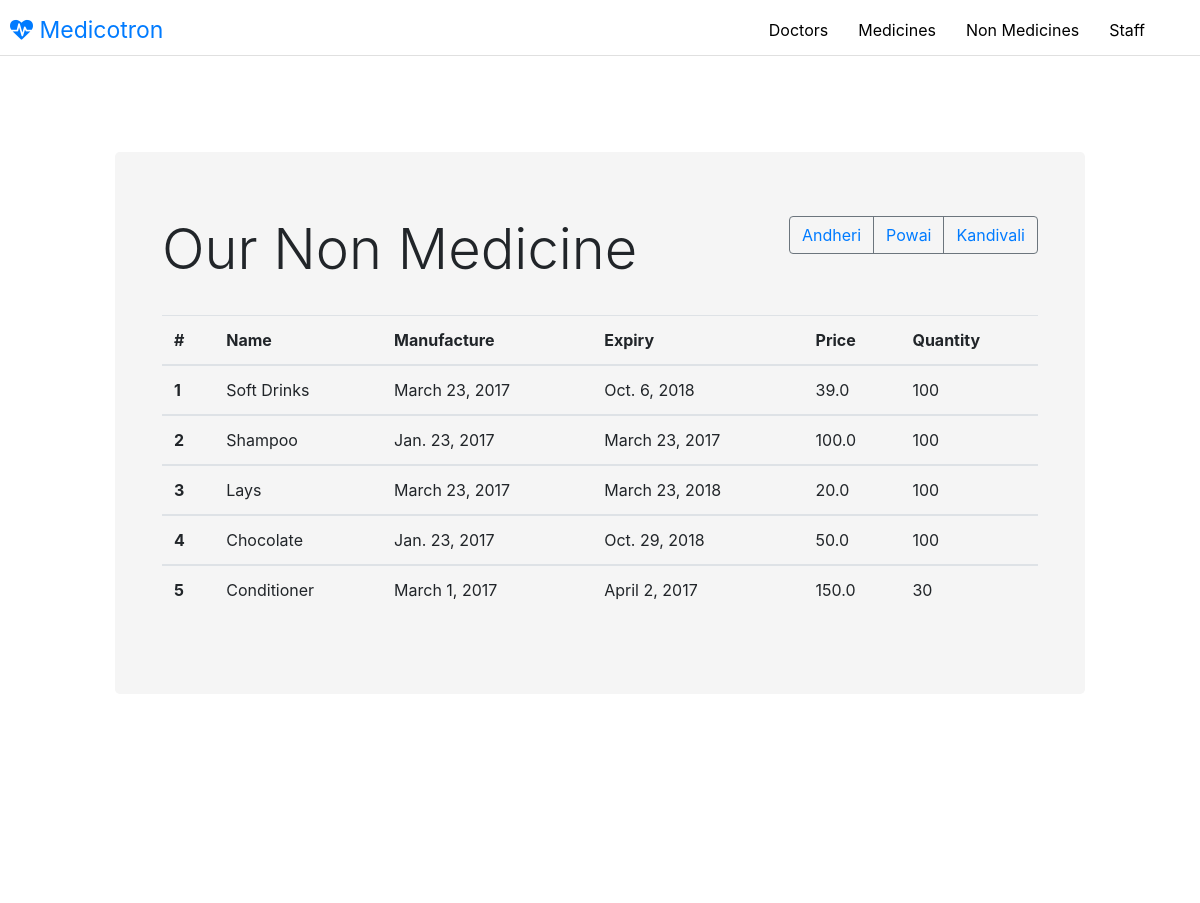
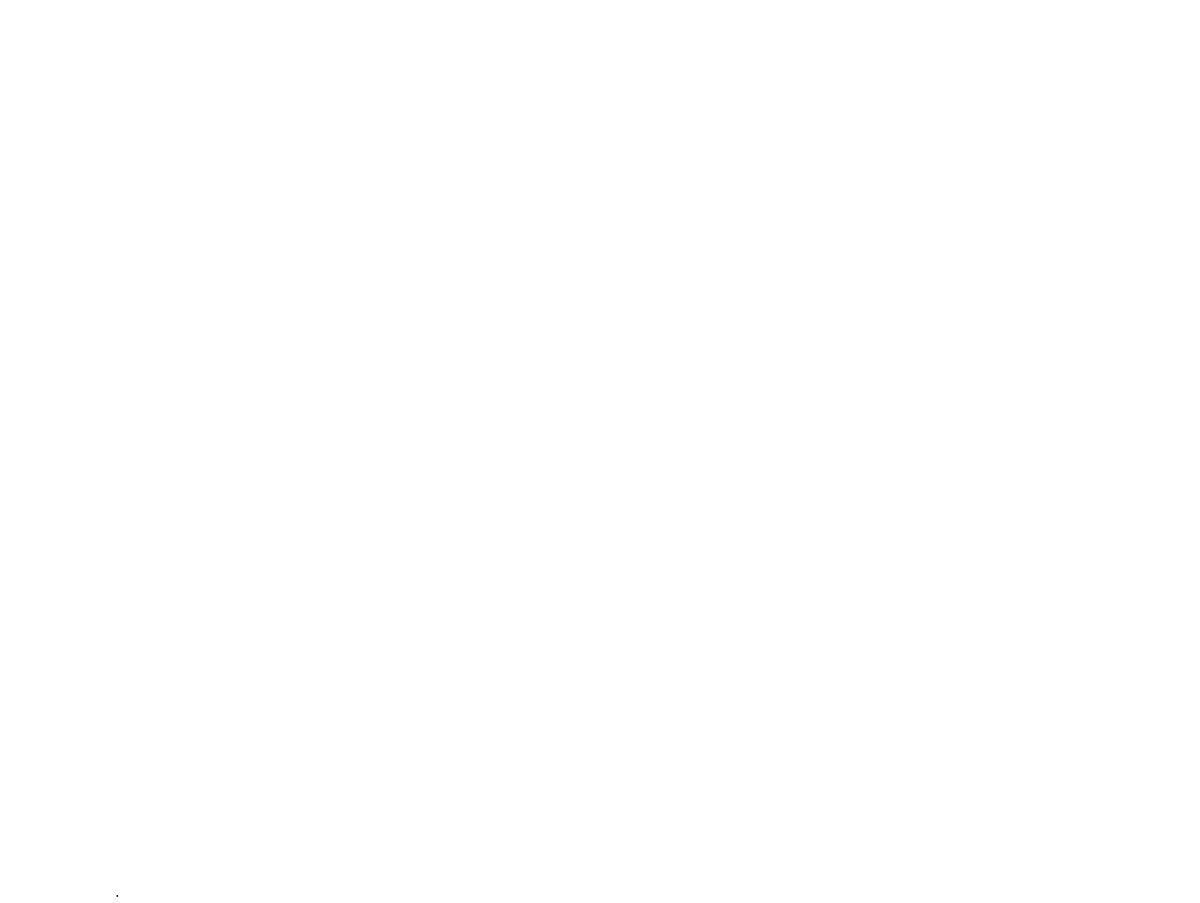
The page /nonmedicine/ on the database its author committed (2 pictures, top to bottom).
### pharma/models.py (models this page shows, shortened)
class Nonmedicine(models.Model):
    name = models.CharField(max_length=1000)
    exp_date = models.DateField()
    manu_date = models.DateField()
    price = models.FloatField()
    quantity = models.IntegerField()

### pharma/views.py (the view)
# urls.py: url(r'^nonmedicine/$', views.nonmedicine, name='nonmedicine'),
def nonmedicine(request):
    nonmedicines = Nonmedicine.objects.all()
    context = {'nonmedicines': nonmedicines, 'site': 'Our'}
    return render(request, 'pharma/nonmedicine.html', context)

### pharma/templates/pharma/nonmedicine.html (shortened to what this page needs)
{% extends 'pharma/base_template.html' %}
{%  block body %}
<div class="container-fluid">
<div class="row">
<div class="col-md-10 offset-md-1">
<div class="jumbotron-fluid">
<div class="jumbotron" style="background-color:#F5F5F5">
  <div class="container">
  <div class="btn-group" style="float:right;" role="group" aria-label="Basic example">
    <button type="button" style="color:black;"class="btn btn-outline-secondary"><a href="{% url 'pharma:nonmedicine' %}">Andheri</a></button>
    <button type="button" style="color:black;"class="btn btn-outline-secondary"><a href="{% url 'pharma:dispnonmeds' 'Powai' %}">Powai</a></button>
    <button type="button" style="color:black;"class="btn btn-outline-secondary"><a href="{%  url 'pharma:dispnonmeds' 'Kandivali' %}">Kandivali</a></button>
</div>
    <h1 class="display-4">{{ site }} Non Medicine</h1></br>
	<table class="table table-hover">
  <thead class="thead-default">
    <tr>
      <th>#</th>
      <th>Name</th>
      <th>Manufacture</th>
      <th>Expiry</th>
      <th>Price</th>
      <th>Quantity</th>
    </tr>
  </thead>
        {% for nm in nonmedicines %}
  <tbody>
    <tr>
      <th scope="row">{{forloop.counter}}</th>
      <td>{{ nm.name}}</td>
      <td>{{ nm.manu_date }}</td>
      <td>{{ nm.exp_date }}</td>
      <td>{{ nm.price }}</td>
      <td>{{ nm.quantity }}</td>
    </tr>
  </tbody>
        {% endfor %}
</table>
  </div>
</div>
</div>
</br></br></br></br></br></br></br></br></br></br></br></br></br></br></br></br></br></br></br></br></br></br></br></br></br></br></br></br></br></br></br></br></br></br></br></br></br></br></br></br></br></br></br></br>.
</div>
</div>
</div>
{% endblock %}

### pharma/templates/pharma/base_template.html (shortened to what this page needs)
<!DOCTYPE html>
<html lang="en">
<head>
      {% load staticfiles%}
    <link rel="stylesheet" href="//maxcdn.bootstrapcdn.com/font-awesome/4.5.0/css/font-awesome.min.css"/>
    <link rel="stylesheet" href="https://maxcdn.bootstrapcdn.com/bootstrap/4.0.0-alpha.4/css/bootstrap.min.css">
    {% load staticfiles%}
    <link rel="stylesheet" href="{%static 'pharma/animate.css'%}">
    {% load staticfiles%}
    <link rel="stylesheet" href="{%static 'pharma/font-awesome-4.7.0/css/font-awesome.min.css'%}">
</head>
<body>
<nav class="navbar navbar-fixed-top navbar-inverse" style="padding:0px;">
    <a id="title" class="navbar-brand" style="margin:8px 8px 8px 10px; text-decoration: none;" href="{% url 'pharma:index' %}"><i class="fa fa-heartbeat"></i>
        Medicotron</a>
    <ul class="nav navbar-nav" style="height:100%;float:right;margin-right:50px;">
        <li class="nav-item " style="height:100%">
            <a class="nav-link" style="padding-top:15px;margin-left:20px;padding-left:5px;padding-right:5px;" href="{% url 'pharma:doctor' %}">Doctors
                <span class="sr-only">(current)</span></a>
        </li>
        <li class="nav-item" style="height:100%">
            <a class="nav-link" style="padding-top:15px;margin-left:20px;padding-left:5px;padding-right:5px;" href="{% url 'pharma:medicine' %}">Medicines</a>
        </li>
        <li class="nav-item" style="height:100%">
            <a class="nav-link" style="padding-top:15px;margin-left:20px;padding-left:5px;padding-right:5px;" href="{% url 'pharma:nonmedicine' %}">Non Medicines</a>
        </li>
        <li class="nav-item" style="height:100%">
            <a class="nav-link" style="padding-top:15px;margin-left:20px;padding-left:5px;padding-right:5px;" href="{% url 'pharma:staff' %}">Staff</a>
        </li>
    </ul>
</nav>
        {% block body %}
        {% endblock %}
</body>
</html>

### pharma/templates/pharma/base_template.html (style rules this page uses)
.animated { -webkit-animation-duration: 1s; animation-duration: 1s; -webkit-animation-fill-mode: both; animation-fill-mode: both; }
.fadeIn { -webkit-animation-name: fadeIn; animation-name: fadeIn; }
nav.navbar > * { -webkit-transition: all 0.4s ease; transition: all 0.4s ease; }
nav.navbar-inverse { height: 56px; background-color: white; border-bottom-style: solid; border-bottom-width: 1px; border-color: #E0E0E0; }
a.navbar-brand { font-size: 23px; }
.nav-link { -webkit-transition: all 0.4s ease; transition: all 0.4s ease; text-decoration: none; color: black; height: 100%; }
.fa-heartbeat { -webkit-transition: all 0.4s ease; transition: all 0.4s ease; }

### rows shown on the page
Nonmedicine: name "Soft Drinks", manu_date "March 23, 2017", exp_date "Oct. 6, 2018", price "39.0", quantity "100"
Nonmedicine: name "Shampoo", manu_date "Jan. 23, 2017", exp_date "March 23, 2017", price "100.0", quantity "100"
Nonmedicine: name "Lays", manu_date "March 23, 2017", exp_date "March 23, 2018", price "20.0", quantity "100"
Nonmedicine: name "Chocolate", manu_date "Jan. 23, 2017", exp_date "Oct. 29, 2018", price "50.0", quantity "100"
Nonmedicine: name "Conditioner", manu_date "March 1, 2017", exp_date "April 2, 2017", price "150.0", quantity "30"

### other values the page prints
{{ site }} "Our"
